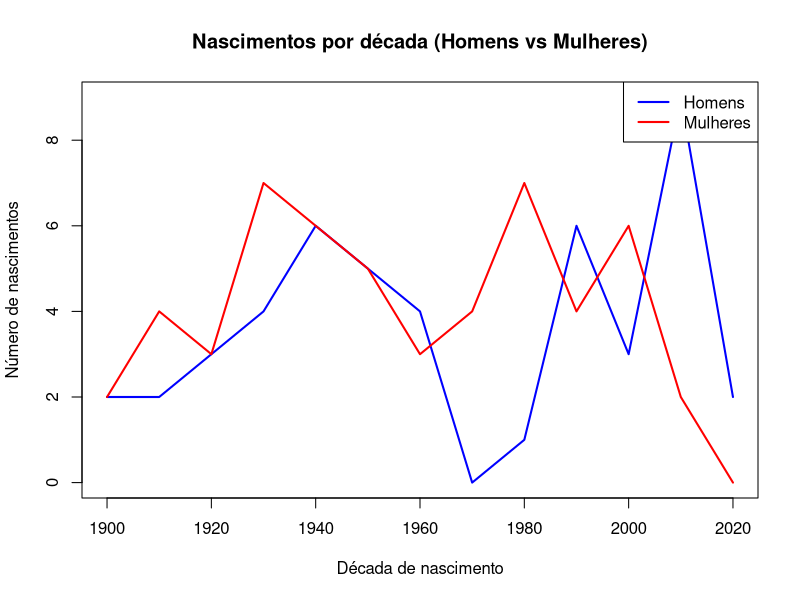

This chart was generated by the following R code:
# Nascimento de homem a cada decada
dados <- read.csv("./csvs/people-100.csv", stringsAsFactors = FALSE)

# Extrair ano de nascimento
dados$Ano <- as.numeric(format(as.Date(dados$Date.of.birth), "%Y"))

# Calcular a década
dados$Decada <- floor(dados$Ano / 10) * 10

# Contagem por década e sexo
tabela <- table(dados$Decada, dados$Sex)
decadas <- as.numeric(rownames(tabela))

# Criar gráfico
plot(decadas, tabela[, "Male"], type = "l", col = "blue", lwd = 2,
     xlab = "Década de nascimento", ylab = "Número de nascimentos",
     main = "Nascimentos por década (Homens vs Mulheres)",
     ylim = range(tabela))
lines(decadas, tabela[, "Female"], col = "red", lwd = 2)

legend("topright", legend = c("Homens", "Mulheres"),
       col = c("blue", "red"), lwd = 2)

# pdf("grafico_multiplas_linhas.pdf")
